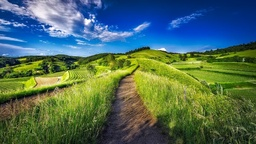
#> input picture 2_1_Ball_Detection_and_Segementation/landscape_small.jpg, 256 x 144 px, shrunk from 765 x 430 before the run
$ python test.py
#> lines starting #> are read from the running program, lines starting #| are printed output that depends on the picture
#> further down, image is the input picture: shape (144, 256, 3); mean B, G, R 92.3, 107.9, 78.9
### 2_1_Ball_Detection_and_Segementation/kMeansClusting.py
import numpy as np
import random

def apply_kmeans(image, k=4, max_iterations=10):
    """
    Applies K-Means clustering to an image.

    :param image: Input image (NumPy array)
    :param k: Number of clusters
    :param max_iterations: Maximum number of iterations
    :return: Segmented image using the cluster colors
    """
#> called with k = 20, max_iterations = 5
    height, width, _ = image.shape
#> height = 144; width = 256

    # Randomly initialize clusters (choose k random pixels as starting points)
    clusters = np.array(random.choices(image.reshape(-1, 3), k=k), dtype=np.float64)
#> clusters = 20 rows, first 8: [52, 90, 132], [31, 79, 51], [10, 174, 157], [205, 114, 9], [19, 164, 136], [43, 68, 54], [41, 101, 83], [220, 134, 12]

    for _ in range(max_iterations):
        clusters = update_clusters(image, clusters)
#> after the loop, clusters = 20 rows, first 8: [75.1, 103.4, 125.7], [16.06, 42.08, 26.98], [60.98, 195.3, 180.9], [195.6, 120.1, 54.76], [37.13, 151.1, 128.4], [49.16, 48.53, 44.26], [46.21, 106.7, 87.39], [219.9, 177.8, 148.2]

    # Create the segmented image based on the cluster assignments
    segmented_image = np.zeros_like(image)
    for y in range(height):
        for x in range(width):
            best_cluster_idx = get_best_cluster_idx(image[y, x], clusters)
            segmented_image[y, x] = clusters[best_cluster_idx]
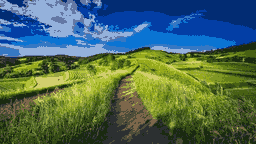
#> segmented_image: shape (144, 256, 3); mean B, G, R 90.3, 106.6, 77.6

    return segmented_image


def color_dist(ref_color, curr_color):
    """ Computes the Euclidean distance between two colors (in RGB). """
    return np.linalg.norm(ref_color - curr_color)


def get_best_cluster_idx(rgb, clusters):
    """ Returns the index of the closest cluster center for a given color. """
    distances = np.linalg.norm(clusters - rgb, axis=1)
    return np.argmin(distances)


def update_clusters(image, clusters):
    """
    Iterates over all pixels and updates the cluster centers based on the average
    of the assigned colors.

    :param image: NumPy array with shape (H, W, 3) for RGB image
    :param clusters: NumPy array with shape (k, 3) for cluster centers
    :return: Updated cluster centers
    """
    height, width, _ = image.shape
    num_clusters = clusters.shape[0]

    # Arrays to accumulate the sum of assigned pixels and count of pixels per cluster
    new_cluster_sum = np.zeros((num_clusters, 3), dtype=np.float64)
    cluster_counts = np.zeros(num_clusters, dtype=np.int32)

    # Go through all pixels and assign them to the nearest cluster
    for y in range(height):
        for x in range(width):
            pixel = image[y, x]
            best_cluster_idx = get_best_cluster_idx(pixel, clusters)
            new_cluster_sum[best_cluster_idx] += pixel
            cluster_counts[best_cluster_idx] += 1

    # Compute the new cluster centers
    for i in range(num_clusters):
        if cluster_counts[i] > 0:
            clusters[i] = new_cluster_sum[i] / cluster_counts[i]

    return clusters

### 2_1_Ball_Detection_and_Segementation/test.py
import cv2
from kMeansClusting import *


image = cv2.imread("landscape_small.jpg")
image_copy = image.copy()
k_image = apply_kmeans(image_copy, 20, 5)
cv2.imshow("k_image_20_5", k_image)


cv2.waitKey(0)
cv2.destroyAllWindows()
